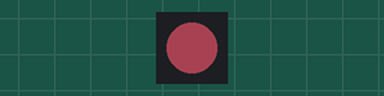
Recording of a sketch running on a simulated ESP32-S3. On the bench: 1 RGB LEDs in strip order, left to right. Dim RGB values are drawn brighter than linear.

Above: at 0.5 s.
At 1.5 s:
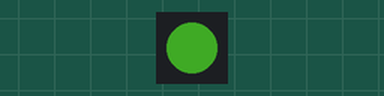
At 2.5 s:
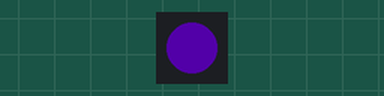
At 3.5 s:
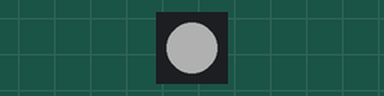
Timing chart, 0 to 5.9 s (numbered marks = the images above):
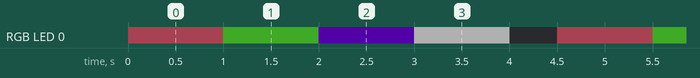

The sketch:

color-rgb.ino
```cpp
#include <Adafruit_NeoPixel.h>

#define LED_PIN 48
#define NUM_PIXELS 1

Adafruit_NeoPixel pixels(NUM_PIXELS, LED_PIN, NEO_GRB + NEO_KHZ800);

void setup() {
  pixels.begin();
  pixels.setBrightness(55);  // réglage intensité max
}

void loop() {
  // Rouge
  pixels.setPixelColor(0, pixels.Color(200, 80, 100));
  pixels.show();
  delay(1000);

  // Vert
  pixels.setPixelColor(0, pixels.Color(80, 211, 50));
  pixels.show();
  delay(1000);

  // Bleu
  pixels.setPixelColor(0, pixels.Color(100, 0, 200));
  pixels.show();
  delay(1000);

  // Blanc (RGB)
  pixels.setPixelColor(0, pixels.Color(255, 255, 255));
  pixels.show();
  delay(1000);

  pixels.clear();
  pixels.show();
  delay(500);
}
```

Measured:
- by itself, RGB LED 0: repeats every 4.5 s: RGB(17, 46, 10) 1.0 s, RGB(21, 0, 43) 1.0 s, RGB(55, 55, 55) 1.0 s, off 0.50 s, RGB(43, 17, 21) 1.0 s
- by itself, everything shown: repeats every 4.5 s, in 5 steps
